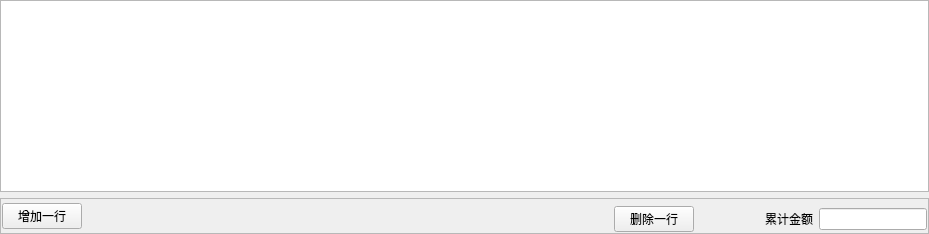
     <widget class="QWidget" name="tab_2">
      <attribute name="title">
       <string>加工费</string>
      </attribute>
      <layout class="QGridLayout" name="gridLayout_5">
       <property name="leftMargin">
        <number>0</number>
       </property>
       <property name="topMargin">
        <number>0</number>
       </property>
       <property name="rightMargin">
        <number>0</number>
       </property>
       <property name="bottomMargin">
        <number>0</number>
       </property>
       <item row="0" column="0">
        <widget class="QTableWidget" name="tableWidget_processing"/>
       </item>
       <item row="1" column="0">
        <widget class="QFrame" name="frame_19">
         <property name="frameShape">
          <enum>QFrame::StyledPanel</enum>
         </property>
         <property name="frameShadow">
          <enum>QFrame::Raised</enum>
         </property>
         <layout class="QGridLayout" name="gridLayout_11">
          <property name="leftMargin">
           <number>1</number>
          </property>
          <property name="topMargin">
           <number>1</number>
          </property>
          <property name="rightMargin">
           <number>1</number>
          </property>
          <property name="bottomMargin">
           <number>1</number>
          </property>
          <item row="1" column="12">
           <widget class="QLabel" name="label_39">
            <property name="text">
             <string>累计金额</string>
            </property>
           </widget>
          </item>
          <item row="1" column="2">
           <spacer name="horizontalSpacer_91">
            <property name="orientation">
             <enum>Qt::Horizontal</enum>
            </property>
            <property name="sizeHint" stdset="0">
             <size>
              <width>65</width>
              <height>20</height>
             </size>
            </property>
           </spacer>
          </item>
          <item row="1" column="13">
           <widget class="QLineEdit" name="lineEdit_ProcessCount"/>
          </item>
          <item row="1" column="6">
           <spacer name="horizontalSpacer_95">
            <property name="orientation">
             <enum>Qt::Horizontal</enum>
            </property>
            <property name="sizeHint" stdset="0">
             <size>
              <width>65</width>
              <height>20</height>
             </size>
            </property>
           </spacer>
          </item>
          <item row="1" column="9">
           <spacer name="horizontalSpacer_98">
            <property name="orientation">
             <enum>Qt::Horizontal</enum>
            </property>
            <property name="sizeHint" stdset="0">
             <size>
              <width>65</width>
              <height>20</height>
             </size>
            </property>
           </spacer>
          </item>
          <item row="1" column="3">
           <spacer name="horizontalSpacer_92">
            <property name="orientation">
             <enum>Qt::Horizontal</enum>
            </property>
            <property name="sizeHint" stdset="0">
             <size>
              <width>65</width>
              <height>20</height>
             </size>
            </property>
           </spacer>
          </item>
          <item row="1" column="4">
           <spacer name="horizontalSpacer_93">
            <property name="orientation">
             <enum>Qt::Horizontal</enum>
            </property>
            <property name="sizeHint" stdset="0">
             <size>
              <width>65</width>
              <height>20</height>
             </size>
            </property>
           </spacer>
          </item>
          <item row="1" column="7">
           <spacer name="horizontalSpacer_96">
            <property name="orientation">
             <enum>Qt::Horizontal</enum>
            </property>
            <property name="sizeHint" stdset="0">
             <size>
              <width>65</width>
              <height>20</height>
             </size>
            </property>
           </spacer>
          </item>
          <item row="0" column="1" rowspan="2" colspan="2">
           <spacer name="horizontalSpacer_90">
            <property name="orientation">
             <enum>Qt::Horizontal</enum>
            </property>
            <property name="sizeHint" stdset="0">
             <size>
              <width>65</width>
              <height>20</height>
             </size>
            </property>
           </spacer>
          </item>
          <item row="0" column="0" rowspan="2">
           <widget class="QPushButton" name="pushButton_add2">
            <property name="text">
             <string>增加一行</string>
            </property>
           </widget>
          </item>
          <item row="1" column="5">
           <spacer name="horizontalSpacer_94">
            <property name="orientation">
             <enum>Qt::Horizontal</enum>
            </property>
            <property name="sizeHint" stdset="0">
             <size>
              <width>65</width>
              <height>20</height>
             </size>
            </property>
           </spacer>
          </item>
          <item row="1" column="8">
           <spacer name="horizontalSpacer_97">
            <property name="orientation">
             <enum>Qt::Horizontal</enum>
            </property>
            <property name="sizeHint" stdset="0">
             <size>
              <width>65</width>
              <height>20</height>
             </size>
            </property>
           </spacer>
          </item>
          <item row="1" column="11">
           <spacer name="horizontalSpacer_99">
            <property name="orientation">
             <enum>Qt::Horizontal</enum>
            </property>
            <property name="sizeHint" stdset="0">
             <size>
              <width>65</width>
              <height>20</height>
             </size>
            </property>
           </spacer>
          </item>
          <item row="1" column="10">
           <widget class="QPushButton" name="pushButton_delete2">
            <property name="text">
             <string>删除一行</string>
            </property>
           </widget>
          </item>
         </layout>
        </widget>
       </item>
      </layout>
     </widget>
